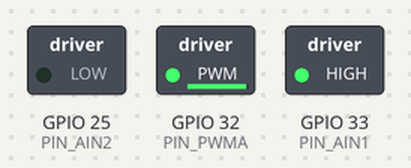
A sketch run on a simulated ESP32. On the bench: switched loads named in the sketch (green lamp = pin HIGH).

Above: at 0.05 s.
At 1.95 s:
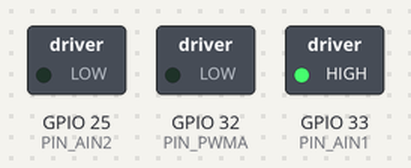
At 2.95 s:
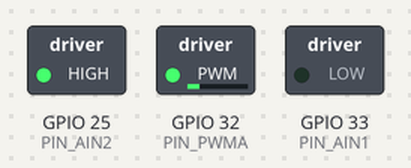
At 3.95 s:
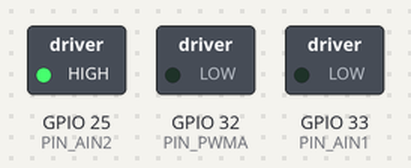
Timing chart, 0 to 5.2 s (numbered marks = the images above):
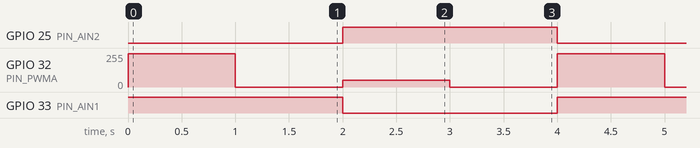

The sketch:

TB6612__.ino
```cpp
const int PIN_PWMA = 32;
const int PIN_AIN1 = 33;
const int PIN_AIN2 = 25;
const int PIN_STBY = 26;

// PWM频率和分辨率设置
const int pwmFrequency = 10000;  // Hz
const int bitResolution = 8;     // pwm值范围: 0~255

void setup() {
  Serial.begin(115200);
  pinMode(PIN_AIN1, OUTPUT);
  pinMode(PIN_AIN2, OUTPUT);
  pinMode(PIN_PWMA, OUTPUT);

  // 电机PWM输出设置(通道、频率、位深)
  ledcAttach(PIN_PWMA, pwmFrequency, bitResolution);
}

void loop() {

  digitalWrite(PIN_AIN1, HIGH);
  digitalWrite(PIN_AIN2, LOW);
  ledcWrite(PIN_PWMA, 250);
  delay(1000);
  ledcWrite(PIN_PWMA, 0);
  delay(1000);
  digitalWrite(PIN_AIN1, LOW);
  digitalWrite(PIN_AIN2, HIGH);
  ledcWrite(PIN_PWMA, 50);
  delay(1000);
  ledcWrite(PIN_PWMA, 0);
  delay(1000);

}
```

Measured:
- by itself, GPIO 25 (PIN_AIN2), GPIO 33 (PIN_AIN1): alternates HIGH for 2.0 s and LOW for 2.0 s
- by itself, GPIO 32 (PIN_PWMA): repeats every 4.0 s: 0/255 1.0 s, 50/255 1.0 s, 0/255 1.0 s, 249/255 1.0 s
